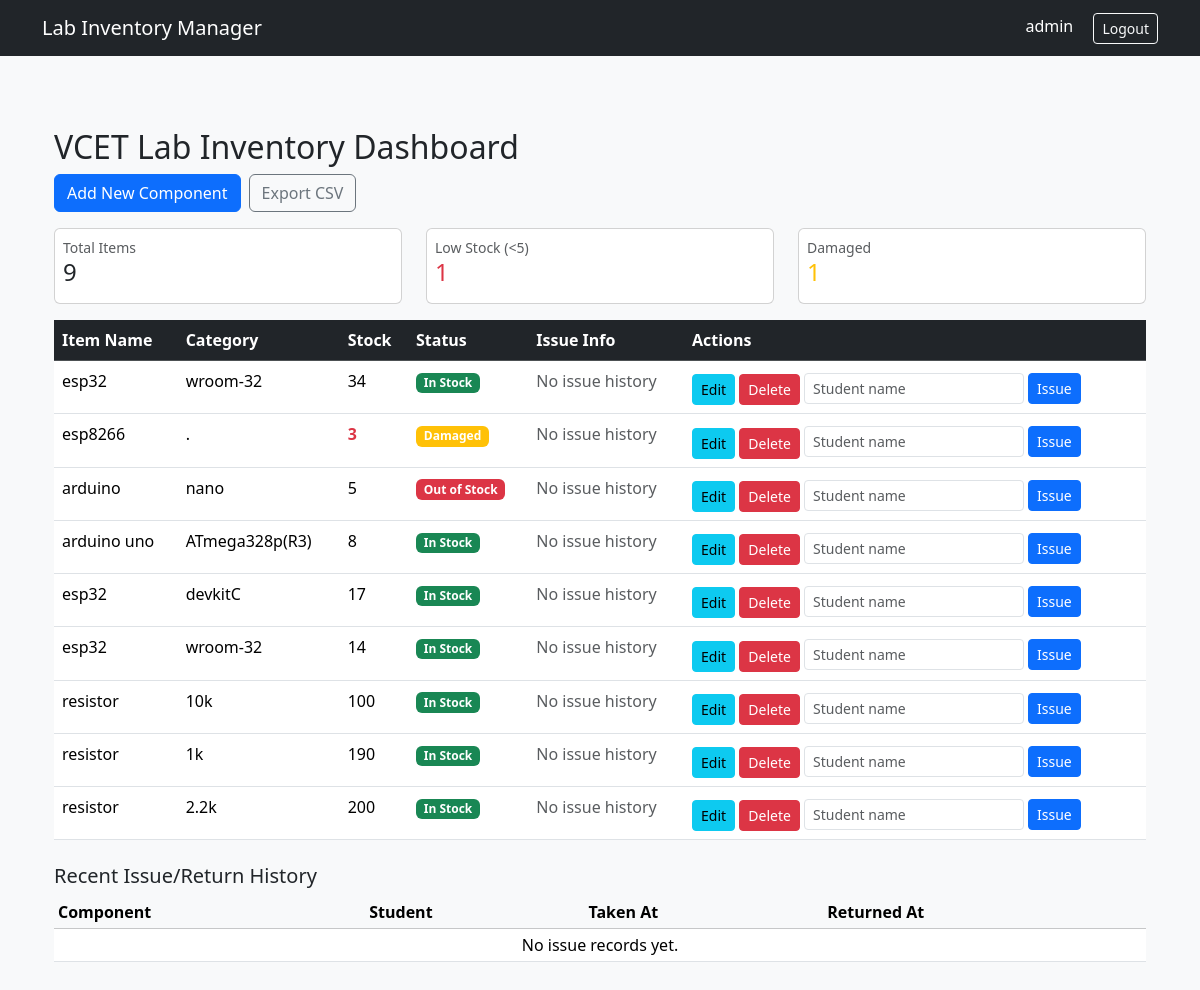
The page /dashboard/ (signed in) on the database its author committed.
### inventory/models.py (models this page shows, shortened)
class LabItem(models.Model):
    owner = models.ForeignKey(User, on_delete=models.CASCADE)
    name = models.CharField(max_length=100)
    quantity = models.IntegerField()
    category = models.CharField(max_length=50)
    status = models.CharField(max_length=20, choices=STATUS_CHOICES, default=STATUS_IN_STOCK)
    date_added = models.DateTimeField(auto_now_add=True)

### inventory/views.py (the view)
# urls.py: path("dashboard/", InventoryDashboard.as_view(), name="dashboard"),
class InventoryDashboard(LoginRequiredMixin, ListView):
    model = LabItem
    template_name = "inventory/dashboard.html"
    context_object_name = "items"
    def get_queryset(self):
        return LabItem.objects.filter(owner=self.request.user).order_by("-date_added")
    def get_context_data(self, **kwargs):
        context = super().get_context_data(**kwargs)
        items = context['items']
        context['total_items'] = items.count()
        context['low_stock_items'] = items.filter(quantity__lt=5).count()
        context['status_counts'] = {
            'in_stock': items.filter(status=LabItem._meta.get_field('status').choices[0][0]).count(),
            'out_of_stock': items.filter(status=LabItem._meta.get_field('status').choices[1][0]).count(),
            'damaged': items.filter(status=LabItem._meta.get_field('status').choices[2][0]).count(),
        }
        context['recent_issues'] = ItemIssue.objects.filter(item__owner=self.request.user).select_related('item')[:20]
        return context

### inventory/templates/inventory/dashboard.html (shortened to what this page needs)
{% extends 'base.html' %}
{% block content %}
<div class="container mt-5">
    <h2>VCET Lab Inventory Dashboard</h2>
    <div class="d-flex gap-2 mb-3">
        <a href="{% url 'add-item' %}" class="btn btn-primary">Add New Component</a>
        <a href="{% url 'export-csv' %}" class="btn btn-outline-secondary">Export CSV</a>
    </div>
    <div class="row mb-3">
        <div class="col-sm-4">
            <div class="card p-2">
                <div class="small text-muted">Total Items</div>
                <div class="h4">{{ total_items }}</div>
            </div>
        </div>
        <div class="col-sm-4">
            <div class="card p-2">
                <div class="small text-muted">Low Stock (&lt;5)</div>
                <div class="h4 text-danger">{{ low_stock_items }}</div>
            </div>
        </div>
        <div class="col-sm-4">
            <div class="card p-2">
                <div class="small text-muted">Damaged</div>
                <div class="h4 text-warning">{{ status_counts.damaged }}</div>
            </div>
        </div>
    </div>
    <table class="table table-hover bg-white">
        <thead class="table-dark">
            <tr>
                <th>Item Name</th>
                <th>Category</th>
                <th>Stock</th>
                <th>Status</th>
                <th>Issue Info</th>
                <th>Actions</th>
            </tr>
        </thead>
        <tbody>
            {% for item in items %}
            <tr>
                <td>{{ item.name }}</td>
                <td>{{ item.category }}</td>
                <td class="{% if item.quantity < 5 %}text-danger fw-bold{% endif %}">
                    {{ item.quantity }}
                </td>
                <td>
                    {% if item.status == 'in_stock' %}
                        <span class="badge bg-success">{{ item.get_status_display }}</span>
                    {% elif item.status == 'out_of_stock' %}
                        <span class="badge bg-danger">{{ item.get_status_display }}</span>
                    {% else %}
                        <span class="badge bg-warning">{{ item.get_status_display }}</span>
                    {% endif %}
                </td>
                <td>
                    {% with latest_issue=item.issues.first %}
                        {% if latest_issue %}
                            <div class="small">
                                <div><strong>Student:</strong> {{ latest_issue.student_name }}</div>
                                <div><strong>Taken:</strong> {{ latest_issue.taken_at|date:"Y-m-d H:i" }}</div>
                                {% if latest_issue.returned_at %}
                                    <div><strong>Returned:</strong> {{ latest_issue.returned_at|date:"Y-m-d H:i" }}</div>
                                {% else %}
                                    <div class="text-danger"><strong>Returned:</strong> Pending</div>
                                {% endif %}
                            </div>
                        {% else %}
                            <span class="text-muted">No issue history</span>
                        {% endif %}
                    {% endwith %}
                </td>
                <td>
                    <a href="{% url 'update-item' item.id %}" class="btn btn-sm btn-info">Edit</a>
                    <a href="{% url 'delete-item' item.id %}" class="btn btn-sm btn-danger">Delete</a>
                    {% with latest_issue=item.issues.first %}
                        {% if latest_issue and not latest_issue.returned_at %}
                            <form method="post" action="{% url 'return-item' latest_issue.id %}" class="d-inline">
                                {% csrf_token %}
                                <button type="submit" class="btn btn-sm btn-success">Mark Returned</button>
                            </form>
                        {% else %}
                            <form method="post" action="{% url 'issue-item' item.id %}" class="d-inline-flex gap-1 mt-1">
                                <input type="text" name="student_name" class="form-control form-control-sm" placeholder="Student name" required>
                                <button type="submit" class="btn btn-sm btn-primary">Issue</button>
                            </form>
                        {% endif %}
                    {% endwith %}
                </td>
            </tr>
            {% empty %}
            <tr>
                <td colspan="6" class="text-center">No components added yet.</td>
            </tr>
            {% endfor %}
        </tbody>
    </table>
    <h5 class="mt-4">Recent Issue/Return History</h5>
    <table class="table table-sm bg-white">
        <thead class="table-light">
            <tr>
                <th>Component</th>
                <th>Student</th>
                <th>Taken At</th>
                <th>Returned At</th>
            </tr>
        </thead>
        <tbody>
            {% for entry in recent_issues %}
            <tr>
                <td>{{ entry.item.name }}</td>
                <td>{{ entry.student_name }}</td>
                <td>{{ entry.taken_at|date:"Y-m-d H:i" }}</td>
                <td>
                    {% if entry.returned_at %}
                        {{ entry.returned_at|date:"Y-m-d H:i" }}
                    {% else %}
                        <span class="text-danger">Pending</span>
                    {% endif %}
                </td>
            </tr>
            {% empty %}
            <tr>
                <td colspan="4" class="text-center">No issue records yet.</td>
            </tr>
            {% endfor %}
        </tbody>
    </table>
</div>
{% endblock %}

### templates/base.html (shortened to what this page needs)
<!DOCTYPE html>
<html lang="en">
<head>
    <link href="https://cdn.jsdelivr.net/npm/bootstrap@5.3.3/dist/css/bootstrap.min.css" rel="stylesheet">
</head>
<body class="bg-light">
<nav class="navbar navbar-dark bg-dark">
    <div class="container">
        <a class="navbar-brand" href="{% url 'dashboard' %}">Lab Inventory Manager</a>
        <div>
            {% if user.is_authenticated %}
                <span class="text-white me-3">{{ user.username }}</span>
                <form method="post" action="{% url 'logout' %}" style="display:inline;">
                    <button type="submit" class="btn btn-outline-light btn-sm">Logout</button>
                </form>
            {% else %}
                <a class="btn btn-outline-light btn-sm" href="{% url 'login' %}">Login</a>
            {% endif %}
        </div>
    </div>
</nav>
<div class="container py-4">
    {% block content %}{% endblock %}
</div>
</body>
</html>

### rows shown on the page
LabItem: name "esp32", category "wroom-32", quantity "34", status "In Stock"
LabItem: name "esp8266", category ".", quantity "3", status "Damaged"
LabItem: name "arduino", category "nano", quantity "5", status "Out of Stock"
LabItem: name "arduino uno", category "ATmega328p(R3)", quantity "8", status "In Stock"
LabItem: name "esp32", category "devkitC", quantity "17", status "In Stock"
LabItem: name "esp32", category "wroom-32", quantity "14", status "In Stock"
LabItem: name "resistor", category "10k", quantity "100", status "In Stock"
LabItem: name "resistor", category "1k", quantity "190", status "In Stock"
LabItem: name "resistor", category "2.2k", quantity "200", status "In Stock"

### other values the page prints
{{ user.username }} "admin"
{{ total_items }} "9"
{{ low_stock_items }} "1"
{{ status_counts.damaged }} "1"
